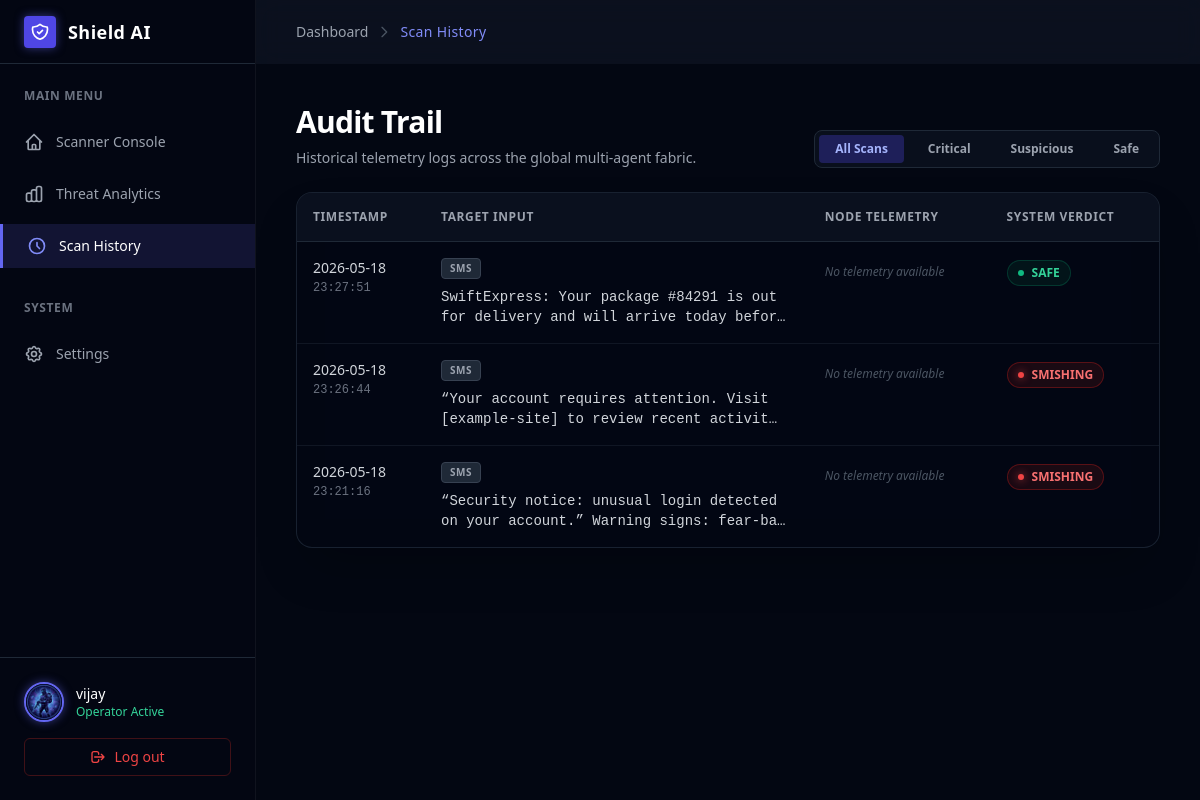
The page /scan_history (signed in) on the database its author committed.
### phishing_detection_framework/webapp/app.py (models this page shows)
class ScanHistory(db.Model):
    id = db.Column(db.Integer, primary_key=True)
    username = db.Column(db.String(150), nullable=False)
    timestamp = db.Column(db.String(50), nullable=False)
    input_type = db.Column(db.String(50), nullable=False)
    input_text = db.Column(db.Text, nullable=False)
    verdict = db.Column(db.String(50), nullable=False)
    risk_level = db.Column(db.String(50), nullable=False)
    confidence = db.Column(db.String(50), nullable=False)

### phishing_detection_framework/webapp/app.py (the view)
@app.route('/scan_history')
def scan_history():
    if 'user' not in session:
        return redirect(url_for('index'))
    history = ScanHistory.query.filter_by(username=session['user']).order_by(ScanHistory.id.desc()).all()
    return render_template('scan_history.html', username=session['user'], history=history)

### phishing_detection_framework/webapp/templates/scan_history.html (shortened to what this page needs)
<!DOCTYPE html>
<html lang="en">
<head>
    <script src="https://cdn.tailwindcss.com"></script>
</head>
<body class="text-gray-100 h-screen overflow-hidden font-sans selection:bg-indigo-500 selection:text-white flex">
    <aside class="sidebar w-64 h-full flex flex-col flex-shrink-0 z-20 hidden md:flex relative">
        <div class="h-16 flex items-center px-6 border-b border-gray-800">
            <div class="w-8 h-8 rounded bg-indigo-600 flex items-center justify-center mr-3 shadow-[0_0_10px_rgba(99,102,241,0.5)]">
            </div>
            <span class="font-bold text-lg tracking-wide text-white">Shield AI</span>
        </div>
        <nav class="flex-grow py-6 flex flex-col gap-2">
            <div class="px-6 text-xs font-semibold text-gray-500 uppercase tracking-wider mb-2">Main Menu</div>
            <a href="{{ url_for('dashboard') }}" class="nav-item text-gray-400 px-6 py-3 flex items-center text-sm font-medium">
                Scanner Console
            </a>
            <a href="{{ url_for('threat_analytics') }}" class="nav-item text-gray-400 px-6 py-3 flex items-center text-sm font-medium">
                Threat Analytics
            </a>
            <a href="{{ url_for('scan_history') }}" class="nav-item active px-6 py-3 flex items-center text-sm font-medium">
                <svg xmlns="http://www.w3.org/2000/svg" class="h-5 w-5 mr-3 text-indigo-400" fill="none" viewBox="0 0 24 24" stroke="currentColor">
                    <path stroke-linecap="round" stroke-linejoin="round" stroke-width="2" d="M12 8v4l3 3m6-3a9 9 0 11-18 0 9 9 0 0118 0z" />
                </svg>
                Scan History
            </a>
            <div class="px-6 text-xs font-semibold text-gray-500 uppercase tracking-wider mt-6 mb-2">System</div>
            <a href="{{ url_for('settings') }}" class="nav-item text-gray-400 px-6 py-3 flex items-center text-sm font-medium">
                Settings
            </a>
        </nav>
        <div class="p-6 border-t border-gray-800">
            <div class="flex items-center space-x-3 mb-4">
                <div class="w-10 h-10 rounded-full bg-gray-800 overflow-hidden border-2 border-indigo-500 shadow-[0_0_10px_rgba(99,102,241,0.5)]">
                    <img src="{{ url_for('static', filename='images/avatar_1772885717102.png') }}" alt="Operator Avatar" class="w-full h-full object-cover">
                </div>
                <div>
                    <p class="text-sm font-medium text-white">{{ username }}</p>
                    <p class="text-xs text-emerald-400">Operator Active</p>
                </div>
            </div>
            <a href="{{ url_for('logout') }}" class="w-full flex items-center justify-center py-2 px-4 border border-red-900/50 rounded-md text-sm font-medium text-red-500 hover:bg-red-900/20 hover:text-red-400 transition-colors">
                <svg xmlns="http://www.w3.org/2000/svg" class="h-4 w-4 mr-2" fill="none" viewBox="0 0 24 24" stroke="currentColor">
                    <path stroke-linecap="round" stroke-linejoin="round" stroke-width="2" d="M17 16l4-4m0 0l-4-4m4 4H7m6 4v1a3 3 0 01-3 3H6a3 3 0 01-3-3V7a3 3 0 013-3h4a3 3 0 013 3v1" />
                </svg>
                Log out
            </a>
        </div>
    </aside>
    <main class="flex-grow flex flex-col h-full overflow-hidden bg-gray-950 relative">
        <div class="absolute inset-0 pointer-events-none bg-gradient-to-b from-transparent via-gray-950/50 to-gray-950"></div>
        <header class="h-16 flex items-center justify-between px-6 lg:px-10 z-10 glass-panel border-b-0 border-t-0 border-r-0 border-l-0 border-b border-gray-800 backdrop-blur-md bg-gray-900/60">
            <div class="flex items-center text-sm text-gray-400">
                <span>Dashboard</span>
                <svg class="h-4 w-4 mx-2 text-gray-600" fill="none" viewBox="0 0 24 24" stroke="currentColor">
                    <path stroke-linecap="round" stroke-linejoin="round" stroke-width="2" d="M9 5l7 7-7 7" />
                </svg>
                <span class="text-indigo-400 font-medium tracking-wide">Scan History</span>
            </div>
        </header>
        <div class="flex-grow overflow-y-auto p-6 lg:p-10 z-10">
            <div class="mb-6 flex flex-col md:flex-row justify-between md:items-end gap-4">
                <div>
                    <h1 class="text-3xl font-bold text-white mb-2 tracking-tight">Audit Trail</h1>
                    <p class="text-gray-400 text-sm max-w-2xl">Historical telemetry logs across the global multi-agent fabric.</p>
                </div>
                <div class="flex space-x-2 p-1 bg-gray-900/50 rounded-lg border border-gray-800">
                    <button onclick="filterTable('All')" class="filter-btn active px-4 py-1.5 text-xs font-semibold rounded bg-indigo-600/30 text-indigo-300">All Scans</button>
                    <button onclick="filterTable('High')" class="filter-btn px-4 py-1.5 text-xs font-semibold rounded text-gray-400 hover:text-white hover:bg-gray-800 transition">Critical</button>
                    <button onclick="filterTable('Medium')" class="filter-btn px-4 py-1.5 text-xs font-semibold rounded text-gray-400 hover:text-white hover:bg-gray-800 transition">Suspicious</button>
                    <button onclick="filterTable('Low')" class="filter-btn px-4 py-1.5 text-xs font-semibold rounded text-gray-400 hover:text-white hover:bg-gray-800 transition">Safe</button>
                </div>
            </div>
            {% if not history %}
            <div class="glass-panel p-8 rounded-2xl border border-gray-800/80 shadow-2xl relative overflow-hidden w-full max-w-4xl mx-auto mt-10 text-center">
                <div class="absolute top-0 left-0 w-full h-1 bg-gradient-to-r from-transparent via-indigo-500 to-transparent opacity-50"></div>
                <div class="w-24 h-24 mx-auto mb-6 rounded-full bg-gray-800/50 flex items-center justify-center border border-gray-700/50 relative">
                    <svg xmlns="http://www.w3.org/2000/svg" class="h-10 w-10 text-gray-500" fill="none" viewBox="0 0 24 24" stroke="currentColor">
                      <path stroke-linecap="round" stroke-linejoin="round" stroke-width="1.5" d="M12 8v4l3 3m6-3a9 9 0 11-18 0 9 9 0 0118 0z" />
                    </svg>
                    <div class="absolute inset-0 bg-indigo-500 rounded-full blur-xl opacity-10"></div>
                </div>
                <h2 class="text-xl font-bold text-white mb-2 tracking-tight">No Scans Recorded Yet</h2>
                <p class="text-sm text-gray-400 mb-8 max-w-lg mx-auto leading-relaxed">
                    The audit trail is currently empty. Run a payload through the multi-agent engine in the Scanner Console to begin logging threat analysis records.
                </p>
                <a href="{{ url_for('dashboard') }}" class="inline-flex items-center justify-center py-3 px-6 border border-indigo-500/30 rounded-lg text-sm font-bold text-white bg-indigo-600/20 hover:bg-indigo-600/40 transition-all hover:scale-105">
                    <svg xmlns="http://www.w3.org/2000/svg" class="h-5 w-5 mr-2" fill="none" viewBox="0 0 24 24" stroke="currentColor">
                        <path stroke-linecap="round" stroke-linejoin="round" stroke-width="2" d="M10 19l-7-7m0 0l7-7m-7 7h18" />
                    </svg>
                    Initiate First Scan
                </a>
            </div>
            {% else %}
            <div class="glass-panel rounded-2xl border border-gray-800/80 shadow-2xl overflow-hidden w-full">
                <div class="overflow-x-auto custom-scrollbar">
                    <table class="w-full text-left border-collapse min-w-[1000px]">
                        <thead>
                            <tr class="bg-gray-900/60 border-b border-gray-800 text-xs uppercase tracking-wider text-gray-400">
                                <th class="p-4 font-semibold w-32">Timestamp</th>
                                <th class="p-4 font-semibold">Target Input</th>
                                <th class="p-4 font-semibold">Node Telemetry</th>
                                <th class="p-4 font-semibold">System Verdict</th>
                            </tr>
                        </thead>
                        <tbody id="historyTableBody" class="divide-y divide-gray-800/50">
                            {% for record in history %}
                            <tr class="history-row hover:bg-gray-800/30 transition-colors group" data-risk="{{ record.risk_level }}">
                                <td class="p-4 whitespace-nowrap align-top">
                                    <div class="text-sm text-gray-300">{{ record.timestamp.split(' ')[0] }}</div>
                                    <div class="text-xs text-gray-500 font-mono mt-0.5">{{ record.timestamp.split(' ')[1] }}</div>
                                </td>
                                <td class="p-4 max-w-xs xl:max-w-md align-top">
                                    <div class="flex items-center space-x-2 mb-2">
                                        <span class="px-2 py-0.5 rounded text-[10px] font-bold uppercase tracking-wider bg-gray-800 text-gray-400 border border-gray-700">
                                            {{ record.input_type }}
                                        </span>
                                    </div>
                                    <div class="text-sm text-gray-300 font-mono break-all line-clamp-2" title="{{ record.input_text }}">{{ record.input_text }}</div>
                                </td>
                                <td class="p-4 whitespace-nowrap align-top">
                                    {% if record.advanced_metadata %}
                                    <div class="flex flex-col space-y-1.5">
                                        <div class="text-xs text-gray-400 font-mono flex items-center">
                                            <svg class="w-3 h-3 mr-1.5 text-gray-500" fill="none" viewBox="0 0 24 24" stroke="currentColor"><path stroke-linecap="round" stroke-linejoin="round" stroke-width="2" d="M19.428 15.428a2 2 0 00-1.022-.547l-2.387-.477a6 6 0 00-3.86.517l-.318.158a6 6 0 01-3.86.517L6.05 15.21a2 2 0 00-1.806.547M8 4h8l-1 1v5.172a2 2 0 00.586 1.414l5 5c1.26 1.26.367 3.414-1.415 3.414H4.828c-1.782 0-2.674-2.154-1.414-3.414l5-5A2 2 0 009 10.172V5L8 4z"></path></svg>
                                            IP: <span class="text-gray-300 ml-1">{{ record.advanced_metadata.ingest_node_ip }}</span>
                                        </div>
                                        <div class="text-xs text-gray-400 font-mono flex items-center">
                                            <svg class="w-3 h-3 mr-1.5 text-gray-500" fill="none" viewBox="0 0 24 24" stroke="currentColor"><path stroke-linecap="round" stroke-linejoin="round" stroke-width="2" d="M12 8v4l3 3m6-3a9 9 0 11-18 0 9 9 0 0118 0z"></path></svg>
                                            Latency: <span class="{% if '1' in record.advanced_metadata.detection_latency_ms[0] and record.advanced_metadata.detection_latency_ms|length < 5 %}text-emerald-400{% else %}text-amber-400{% endif %} ml-1">{{ record.advanced_metadata.detection_latency_ms }}</span>
                                        </div>
                                        <div class="text-xs text-gray-400 font-mono flex items-center">
                                            <svg class="w-3 h-3 mr-1.5 text-gray-500" fill="none" viewBox="0 0 24 24" stroke="currentColor"><path stroke-linecap="round" stroke-linejoin="round" stroke-width="2" d="M3.055 11H5a2 2 0 012 2v1a2 2 0 002 2 2 2 0 012 2v2.945M8 3.935V5.5A2.5 2.5 0 0010.5 8h.5a2 2 0 012 2 2 2 0 104 0 2 2 0 012-2h1.064M15 20.488V18a2 2 0 012-2h3.064M21 12a9 9 0 11-18 0 9 9 0 0118 0z"></path></svg>
                                            Region: <span class="text-gray-300 ml-1">{{ record.advanced_metadata.node_region }}</span>
                                        </div>
                                    </div>
                                    {% else %}
                                    <span class="text-xs text-gray-600 italic">No telemetry available</span>
                                    {% endif %}
                                </td>
                                <td class="p-4 align-top">
                                    {% if record.risk_level in ['High', 'Invalid', 'PHISHING', 'SMISHING'] %}
                                        <div class="inline-flex items-center px-2.5 py-1 rounded-full text-xs font-semibold bg-red-900/20 text-red-400 border border-red-800/50">
                                            <span class="w-1.5 h-1.5 rounded-full bg-red-500 mr-2 shadow-[0_0_8px_rgba(239,68,68,0.8)]"></span>
                                            {{ record.verdict }}
                                        </div>
                                    {% elif record.risk_level in ['Medium', 'SUSPICIOUS'] %}
                                        <div class="inline-flex items-center px-2.5 py-1 rounded-full text-xs font-semibold bg-amber-900/20 text-amber-400 border border-amber-800/50">
                                            <span class="w-1.5 h-1.5 rounded-full bg-amber-500 mr-2 animate-pulse"></span>
                                            {{ record.verdict }}
                                        </div>
                                    {% else %}
                                        <div class="inline-flex items-center px-2.5 py-1 rounded-full text-xs font-semibold bg-emerald-900/20 text-emerald-400 border border-emerald-800/50">
                                            <span class="w-1.5 h-1.5 rounded-full bg-emerald-500 mr-2"></span>
                                            {{ record.verdict }}
                                        </div>
                                    {% endif %}
                                </td>
                            </tr>
                            {% endfor %}
                        </tbody>
                    </table>
                </div>
            </div>
            {% endif %}
        </div>
    </main>
</body>
</html>

### rows shown on the page
ScanHistory: timestamp "2026-05-18", timestamp "23:27:51", input_type "SMS", input_text "SwiftExpress: Your package #84291 is out for delivery and will arrive today…", verdict "SAFE"
ScanHistory: timestamp "2026-05-18", timestamp "23:26:44", input_type "SMS", input_text "“Your account requires attention. Visit [example-site] to review…", verdict "SMISHING"
ScanHistory: timestamp "2026-05-18", timestamp "23:21:16", input_type "SMS", input_text "“Security notice: unusual login detected on your account.” Warning…", verdict "SMISHING"

### other values the page prints
{{ username }} "vijay"
